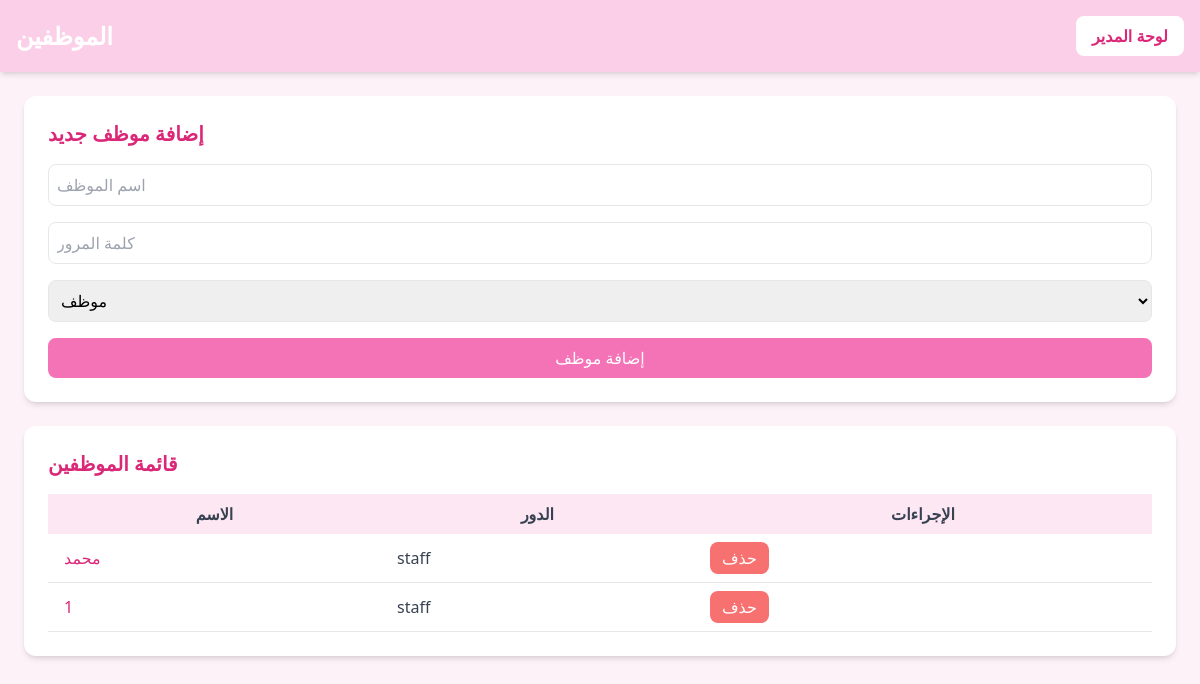
Before: /employees (signed in) with the older database file.
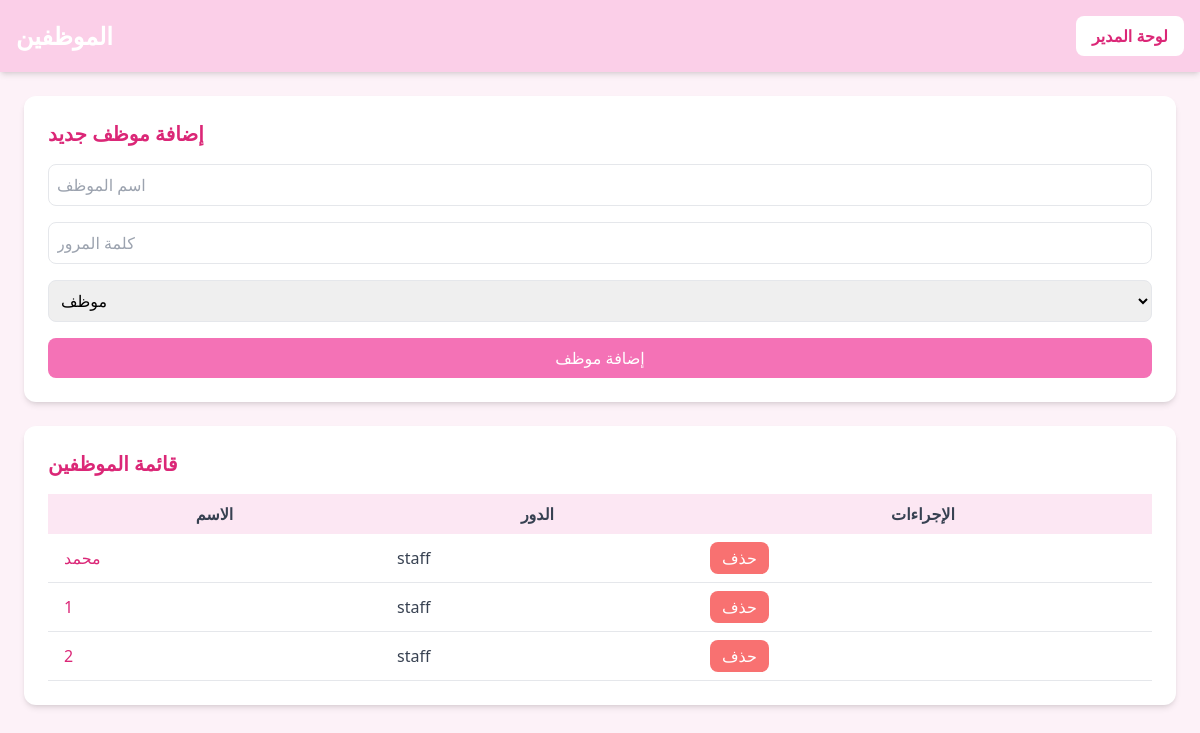
After: the same page with the newer database file.
### models.py (models this page shows)
class Employee(db.Model):
    id = db.Column(db.Integer, primary_key=True)
    name = db.Column(db.String(100), nullable=False)
    specialty = db.Column(db.String(100))
    work_hours = db.Column(db.String(100))
    commission_rate = db.Column(db.Numeric(5,2), default=0.0)
    role = db.Column(db.String(30), default='staff')  # admin, staff, accountant
    user_id = db.Column(db.Integer, db.ForeignKey('user.id'))
    user = db.relationship('User', backref='employee')

### routes/main.py (the view)
@main_bp.route('/employees')
def employees():
    if session.get('role') != 'admin':
        return "Access Denied", 403
    employees = Employee.query.all()
    return render_template('employees.html', employees=employees)

### templates/employees.html (shortened to what this page needs)
<!DOCTYPE html>
<html lang="en">
<head>
<script src="https://cdn.tailwindcss.com"></script>
</head>
<body class="bg-pink-50 font-sans">
<header class="bg-pink-200 p-4 shadow-md flex justify-between items-center">
    <h1 class="text-2xl font-bold text-white">الموظفين</h1>
    <a href="{{ url_for('main.admin_dashboard') }}" class="bg-white text-pink-600 px-4 py-2 rounded-lg font-semibold hover:bg-pink-100">
        لوحة المدير
    </a>
</header>
<main class="p-6">
    <div class="bg-white p-6 rounded-xl shadow-md mb-6">
        <h2 class="text-xl font-semibold text-pink-600 mb-4">إضافة موظف جديد</h2>
        <form action="{{ url_for('main.add_employee') }}" method="POST" class="space-y-4">
            <input type="text" name="name" placeholder="اسم الموظف" class="w-full p-2 border rounded-lg" required>
            <input type="password" name="password" placeholder="كلمة المرور" class="w-full p-2 border rounded-lg" required>
           <select name="role" class="w-full p-2 border rounded-lg" required>
    <option value="staff">موظف</option>
</select>
            <button type="submit" class="w-full bg-pink-400 text-white py-2 rounded-lg hover:bg-pink-500">إضافة موظف</button>
        </form>
    </div>
    <div class="bg-white p-6 rounded-xl shadow-md">
        <h2 class="text-xl font-semibold text-pink-600 mb-4">قائمة الموظفين</h2>
        <table class="w-full table-auto text-gray-700">
            <thead>
                <tr class="bg-pink-100">
                    <th class="px-4 py-2">الاسم</th>
                    <th class="px-4 py-2">الدور</th>
                    <th class="px-4 py-2">الإجراءات</th>
                </tr>
            </thead>
            <tbody>
                {% for emp in employees %}
                <tr class="border-b">
                    <td class="px-4 py-2">
                        <a class="text-pink-600 hover:underline" href="{{ url_for('main.employee_detail', employee_id=emp.id) }}">{{ emp.name }}</a>
                    </td>
                    <td class="px-4 py-2">{{ emp.role }}</td>
                    <td class="px-4 py-2 space-x-2">
                        <form action="{{ url_for('main.delete_employee', employee_id=emp.id) }}" method="POST" class="inline">
                            <button type="submit" class="bg-red-400 text-white px-3 py-1 rounded-lg hover:bg-red-500">حذف</button>
                        </form>
                    </td>
                </tr>
                {% endfor %}
            </tbody>
        </table>
    </div>
</main>
</body>
</html>

Changed rows visible on the page:
added Employee: name "2", role "staff"
